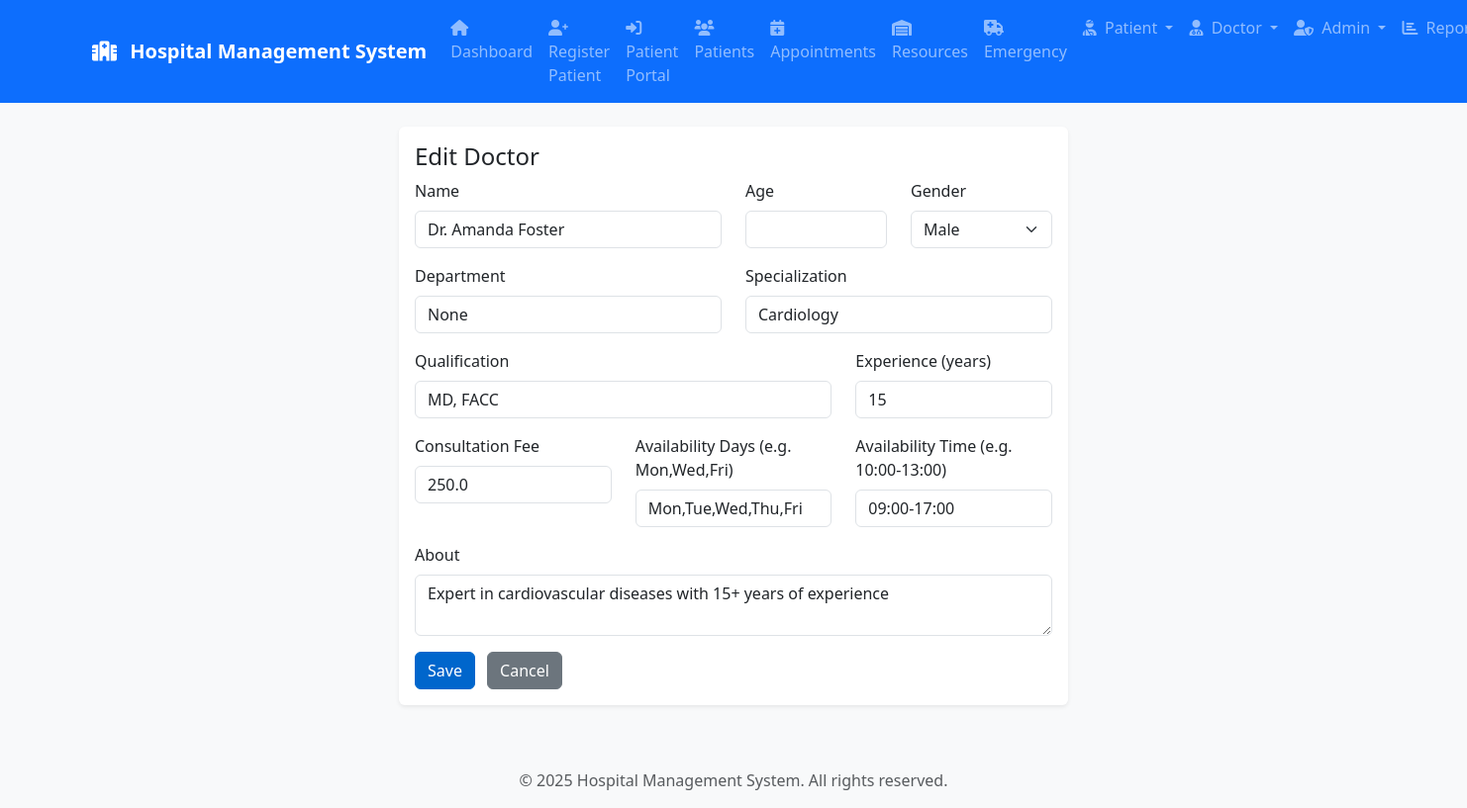
The app's page /admin/edit_doctor/6 with its own data.
### AkshatSemwall-Healthcare-Solutions-ac7686f/models.py (models this page shows)
class Doctor(db.Model):
    __tablename__ = 'doctors'
    doctor_id = Column(Integer, primary_key=True)
    name = Column(String(100), nullable=False)
    age = Column(Integer)
    gender = Column(String(10))
    department = Column(String(100))
    specialization = Column(String(100))
    qualification = Column(String(200))
    experience_years = Column(Integer)
    consultation_fee = Column(Float)
    availability_days = Column(String(50))  # CSV string like "Mon,Tue,Wed"
    availability_time = Column(String(50))  # CSV or range string like "10:00-14:00"
    about = Column(Text)
    appointments = relationship("Appointment", back_populates="doctor")

### AkshatSemwall-Healthcare-Solutions-ac7686f/admin_routes.py (the view, shortened to what this page needs)
@admin_bp.route('/admin/edit_doctor/<int:doctor_id>', methods=['GET', 'POST'])
def edit_doctor(doctor_id):
    doctor = Doctor.query.get_or_404(doctor_id)
    return render_template('edit_doctor.html', edit_mode=True, doctor=doctor)

### AkshatSemwall-Healthcare-Solutions-ac7686f/templates/edit_doctor.html (shortened to what this page needs)
{% extends 'base.html' %}
{% block content %}
<div class="container my-4" style="max-width:700px">
  <div class="card">
    <div class="card-body">
      <h4>{% if edit_mode %}Edit{% else %}Add{% endif %} Doctor</h4>
      <form method="post">
        <div class="row">
          <div class="col-md-6 mb-3">
            <label class="form-label">Name</label>
            <input required class="form-control" name="name" value="{{ doctor.name if doctor else '' }}">
          </div>
          <div class="col-md-3 mb-3">
            <label class="form-label">Age</label>
            <input type="number" min="22" max="100" class="form-control" name="age" value="{{ doctor.age if doctor else '' }}">
          </div>
          <div class="col-md-3 mb-3">
            <label class="form-label">Gender</label>
            <select class="form-select" name="gender">
              <option value="Male" {% if doctor and doctor.gender=='Male' %}selected{% endif %}>Male</option>
            </select>
          </div>
        </div>
        <div class="row">
          <div class="col-md-6 mb-3">
            <label class="form-label">Department</label>
            <input required class="form-control" name="department" value="{{ doctor.department if doctor else '' }}">
          </div>
          <div class="col-md-6 mb-3">
            <label class="form-label">Specialization</label>
            <input class="form-control" name="specialization" value="{{ doctor.specialization if doctor else '' }}">
          </div>
        </div>
        <div class="row">
          <div class="col-md-8 mb-3">
            <label class="form-label">Qualification</label>
            <input class="form-control" name="qualification" value="{{ doctor.qualification if doctor else '' }}">
          </div>
          <div class="col-md-4 mb-3">
            <label class="form-label">Experience (years)</label>
            <input type="number" min="1" max="50" class="form-control" name="experience_years" value="{{ doctor.experience_years if doctor else '' }}">
          </div>
        </div>
        <div class="row">
          <div class="col-md-4 mb-3">
            <label class="form-label">Consultation Fee</label>
            <input type="number" min="100" max="10000" class="form-control" name="consultation_fee" value="{{ doctor.consultation_fee if doctor else '' }}">
          </div>
          <div class="col-md-4 mb-3">
            <label class="form-label">Availability Days (e.g. Mon,Wed,Fri)</label>
            <input class="form-control" name="availability_days" value="{{ doctor.availability_days if doctor else '' }}">
          </div>
          <div class="col-md-4 mb-3">
            <label class="form-label">Availability Time (e.g. 10:00-13:00)</label>
            <input class="form-control" name="availability_time" value="{{ doctor.availability_time if doctor else '' }}">
          </div>
        </div>
        <div class="mb-3">
          <label class="form-label">About</label>
          <textarea class="form-control" name="about" rows="2">{{ doctor.about if doctor else '' }}</textarea>
        </div>
        <button type="submit" class="btn btn-primary">Save</button>
        <a href="{{ url_for('admin.manage_doctors') }}" class="btn btn-secondary ms-2">Cancel</a>
      </form>
    </div>
  </div>
</div>
{% endblock %}

### AkshatSemwall-Healthcare-Solutions-ac7686f/static/css/style.css (style rules this page uses)
:root { --hospital-primary: #0066cc; --hospital-secondary: #004080; --emergency-red: #dc3545; --success-green: #28a745; --warning-orange: #ffc107; --info-blue: #17a2b8; --light-gray: #f8f9fa; --border-radius: 0.375rem; --box-shadow: 0 0.125rem 0.25rem rgba(0, 0, 0, 0.075); }
body { font-family: 'Segoe UI', Tahoma, Geneva, Verdana, sans-serif; background-color: var(--light-gray); color: #212529; }
.card { border: none; box-shadow: var(--box-shadow); border-radius: var(--border-radius); transition: all 0.2s ease; }
.btn-primary { background-color: var(--hospital-primary); border-color: var(--hospital-primary); }

### records on screen
Doctor: name "Dr. Amanda Foster", department "None", specialization "Cardiology", qualification "MD, FACC", experience_years "15", consultation_fee "250.0", availability_days "Mon,Tue,Wed,Thu,Fri", availability_time "09:00-17:00", about "Expert in cardiovascular diseases with 15+ years of experience"
